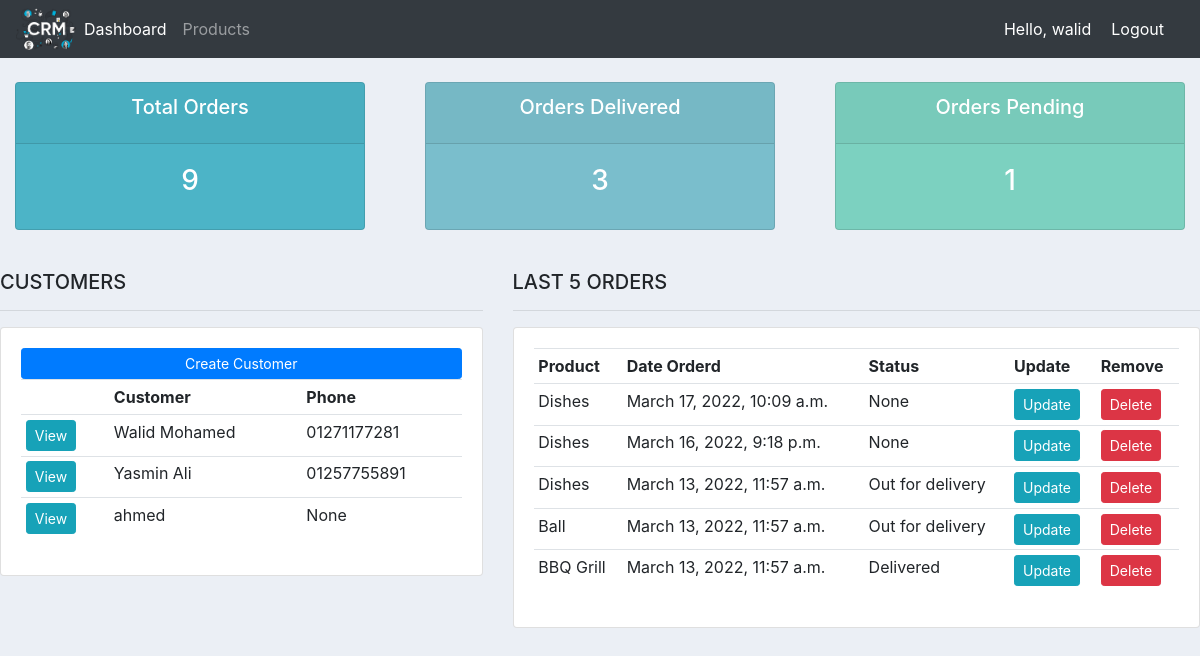
The app's page / (signed in), older data.
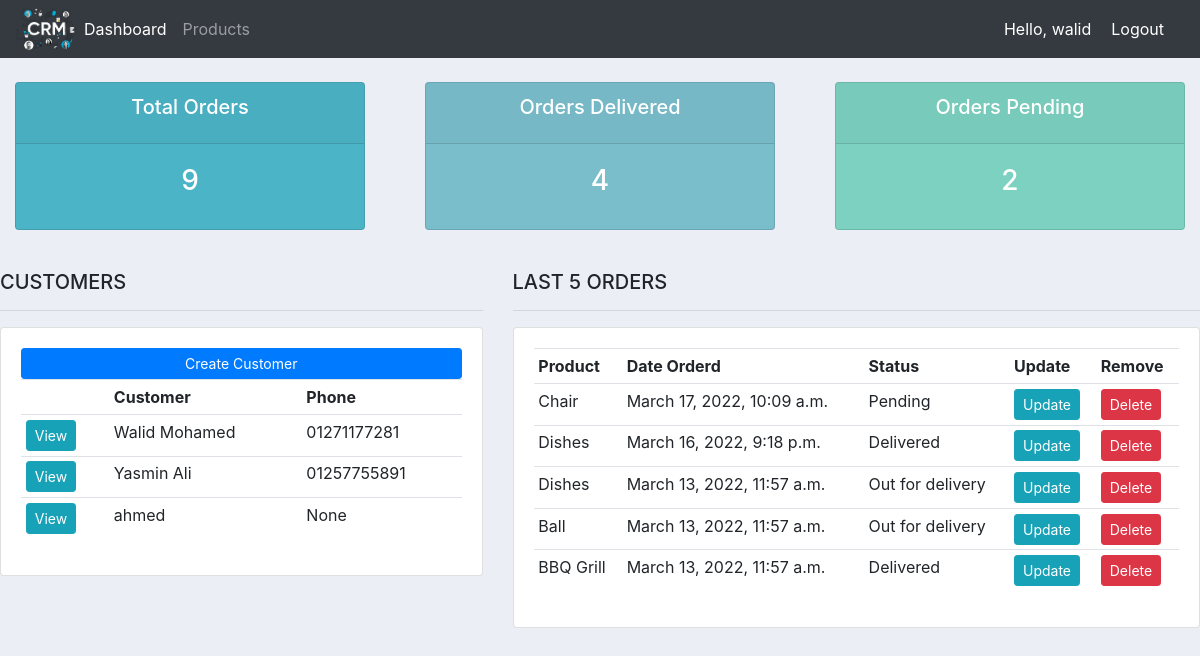
The same page, newer data.
### accounts/models.py (models this page shows, shortened)
class Order(models.Model):
    STATUS = (
        ('Pending','Pending'),
        ('Out for delivery','Out for delivery'),
        ('Delivered','Delivered'),
    )
    customer = models.ForeignKey(Customer, null=True, on_delete=models.SET_NULL) #One to many rel.
    product = models.ForeignKey(Product, null=True, on_delete=models.SET_NULL)
    date_created = models.DateTimeField(auto_now_add=True, null=True)
    status = models.CharField(max_length=200, null=True, choices=STATUS)

class Product(models.Model):
    CATEGORY = (
        ('Indoor','Indoor'),
        ('Outdoor','Outdoor'),
    )
    name =  models.CharField(max_length=200, null=True)
    price =  models.FloatField(null=True)
    category =  models.CharField(max_length=200, null=True, choices=CATEGORY)
    description =  models.CharField(max_length=200, null=True, blank=True) #blank means can make it blank.
    date_created = models.DateTimeField(auto_now_add=True, null=True)
    tags = models.ManyToManyField(Tag) #Many to many rel.
    def __str__(self):
        return self.name

### accounts/decorators.py (the view)
    def wrapper_func(request, *args, **kwargs):
        group = None
        if request.user.groups.exists():
            group = request.user.groups.all()[0].name
        if group == 'customer':
            return redirect('user-page')
        if group == 'admin':
            return view_func(request, *args, **kwargs)

### accounts/views.py (called while the page is built)
@login_required(login_url='login')
@admin_only
def home(request):
    customers = Customer.objects.all()
    orders = Order.objects.all()
    last_orders = Order.objects.select_related('customer__user', 'product').prefetch_related('product__tags').all().order_by('-date_created')[0:5]
    totalOrders = orders.count()
    delivered = orders.filter(status='Delivered').count()
    pending = orders.filter(status='Pending').count()
    context = {
        'orders':orders,
        'customers':customers,
        'last_orders': last_orders,
        'totalOrders':totalOrders,
        'delivered':delivered,
        'pending':pending
        }
    return render(request, 'accounts/dashboard.html',context)

### accounts/templates/accounts/dashboard.html
{% extends 'accounts/main.html' %}
{% block content %}
{% include 'accounts/status.html' %}
<br>
<div class="row">
	<div class="col-md-5">
		<h5>CUSTOMERS</h5>
		<hr>
		<div class="card card-body">
			<a class="btn btn-primary  btn-sm btn-block" href="">Create Customer</a>
			<table class="table table-sm">
				<tr>
					<th></th>
					<th>Customer</th>
					<th>Phone</th>
				</tr>
				{% for customer in customers %}
					<tr>
						<td><a class="btn btn-sm btn-info" href="{% url 'customer' customer.id %}">View</a></td>
						<td>{{customer.name}}</td>
						<td>{{customer.phone}}</td>
					</tr>
				{% endfor %}
			</table>
		</div>
	</div>
	<div class="col-md-7">
		<h5>LAST 5 ORDERS</h5>
		<hr>
		<div class="card card-body">
			<table class="table table-sm">
				<tr>
					<th>Product</th>
					<th>Date Orderd</th>
					<th>Status</th>
					<th>Update</th>
					<th>Remove</th>
				</tr>
				{% for order in last_orders %}
					<tr>
						<td>{{order.product}}</td>
						<td>{{order.date_created}}</td>
						<td>{{order.status}}</td>
						<td><a class="btn btn-sm btn-info" href="{% url 'update_order' order.id %}">Update</a></td>
						<td><a class="btn btn-sm btn-danger" href="{% url 'delete_order' order.id %}">Delete</a></td>
					</tr>
				{% endfor %}
			</table>
		</div>
	</div>
</div>
{% endblock %}

Row changes from the older to the newer data that the page shows:
changed Order: product "Dishes" → "Chair"; status "None" → "Pending"
changed Order "March 16, 2022, 9:18 p.m.": status "None" → "Delivered"
Text that changed along with them:
{{ delivered }}: "3" → "4"
{{ pending }}: "1" → "2"
